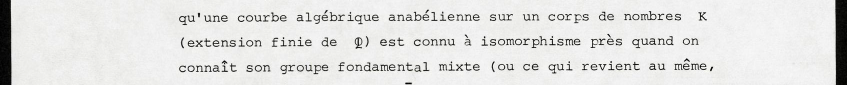
#> input picture raw/archive_api_typescripts_20261112/pilot/crops/esq019_connu.png, 1694 x 170 px, given in place of 148_scan065.jpg, which was not available (shown at 1/2 size)
$ python 148_scan065_crops.py
#> lines starting #> are read from the running program, lines starting #| are printed output that depends on the picture
from pathlib import Path
from PIL import Image,ImageOps,ImageFilter
import json
root=Path('/workspace/scratch/f28c4f52d3ec');page='148_scan065'
boxes={
'quoted_modele':(1188,88,1450,177),
'first_formula':(288,197,435,310),
'parenthesis_cordes':(235,280,842,450),
'la':(1412,530,1518,614),
'foulee_avec':(288,675,691,813),
'model_clause_insertion_pi':(695,633,1635,886),
'second_formula':(492,794,767,913),
'lower_number':(44,2250,132,2322)
}
im=Image.open(root/f'source/SP83_C13_148+149_scans/{page}.jpg')
#> im is the input picture: PIL image 1694x170 RGB; mean R, G, B 224.4, 224.4, 223.1
for name,box in boxes.items():
 out=ImageOps.autocontrast(im.crop(box))
 width=2800 if out.width>700 else 2200
 if name=='lower_number':width=1000
 out=out.resize((width,round(out.height*width/out.width)),Image.Resampling.LANCZOS).filter(ImageFilter.UnsharpMask(radius=1,percent=120,threshold=3))
 out.save(root/f'result/crops/{page}_{name}.png')
#> this loop made 8 passes
#> pass 1, `out=ImageOps.autocontrast(im.crop(box))`:
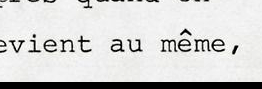
#> out: PIL image 262x89 RGB; mean R, G, B 210.5, 210.5, 209.6
#> pass 1, `out=out.resize((width,round(out.height*width/out.width)),Image.Resampl..`:
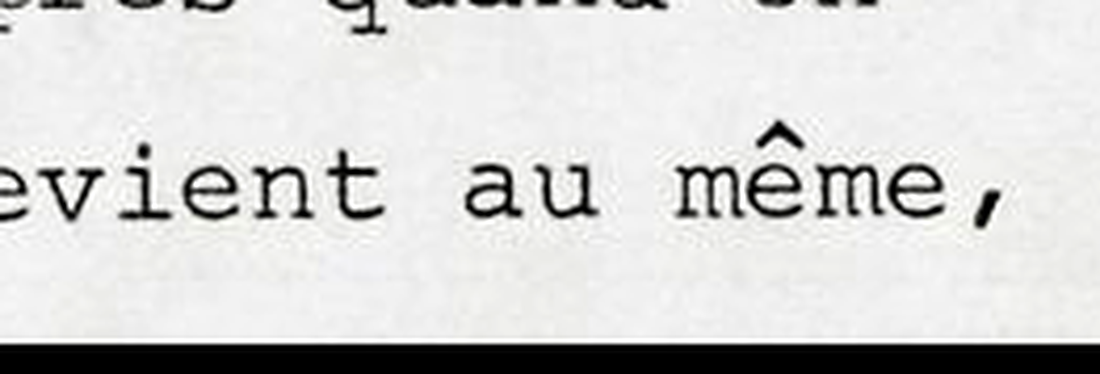
#> out: PIL image 2200x747 RGB (shown at 1/2 size); mean R, G, B 210.6, 210.6, 209.7
#> after the loop: out: PIL image 1000x818 RGB; every value is 0
(root/f'proposed/{page}_crop_boxes.json').write_text(json.dumps(boxes,indent=2)+'\n')
print(f'Created {len(boxes)} first-reading crops.')

$ run again, on raw/pro_returns/LM7_FERMAT_TOWER_20261113T1842Z/LM7_FERMAT_TOWER/qa/contact_097_112.jpg
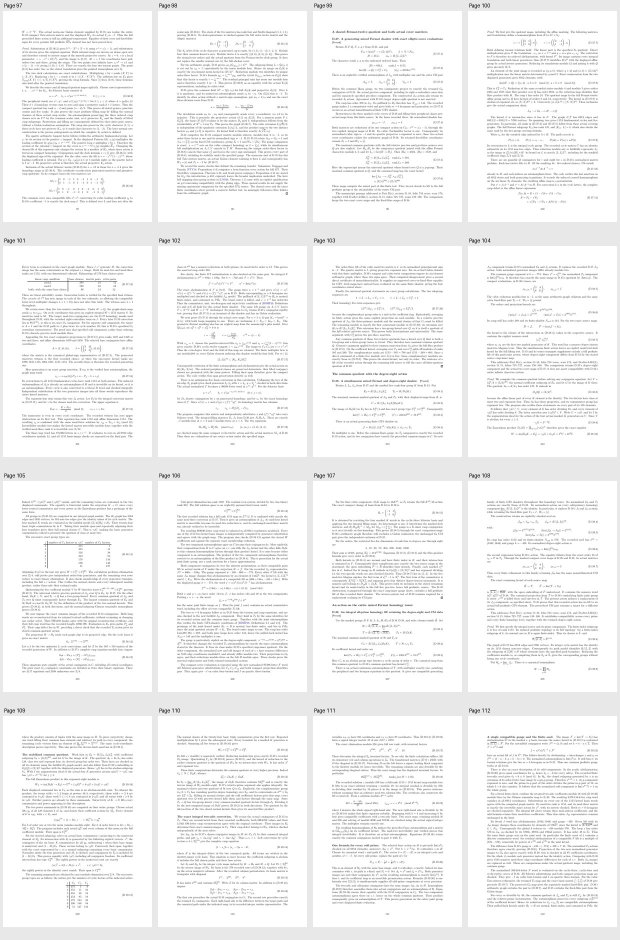
#> input picture raw/pro_returns/LM7_FERMAT_TOWER_20261113T1842Z/LM7_FERMAT_TOWER/qa/contact_097_112.jpg, 1240 x 1880 px, given in place of 148_scan065.jpg, which was not available (shown at 1/2 size)
#> im is the input picture: PIL image 1240x1880 RGB; mean R, G, B 242.1, 242.1, 242.1
#> the loop `for name,box in boxes.items():` made 8 passes
#> pass 1, `out=ImageOps.autocontrast(im.crop(box))`:
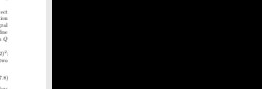
#> out: PIL image 262x89 RGB; min 0, max 255, mean 49.5
#> pass 2, `out=out.resize((width,round(out.height*width/out.width)),Image.Resampl..`:
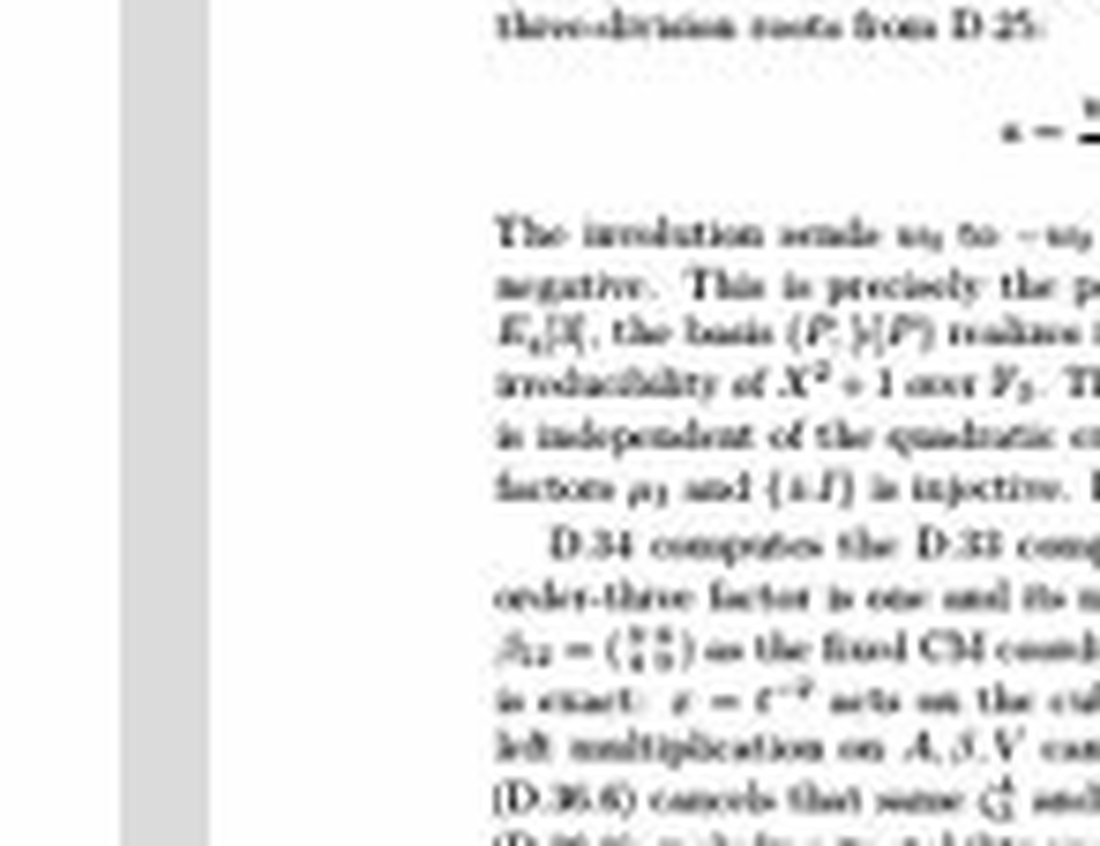
#> out: PIL image 2200x1691 RGB (shown at 1/2 size); min 0, max 255, mean 233.7
